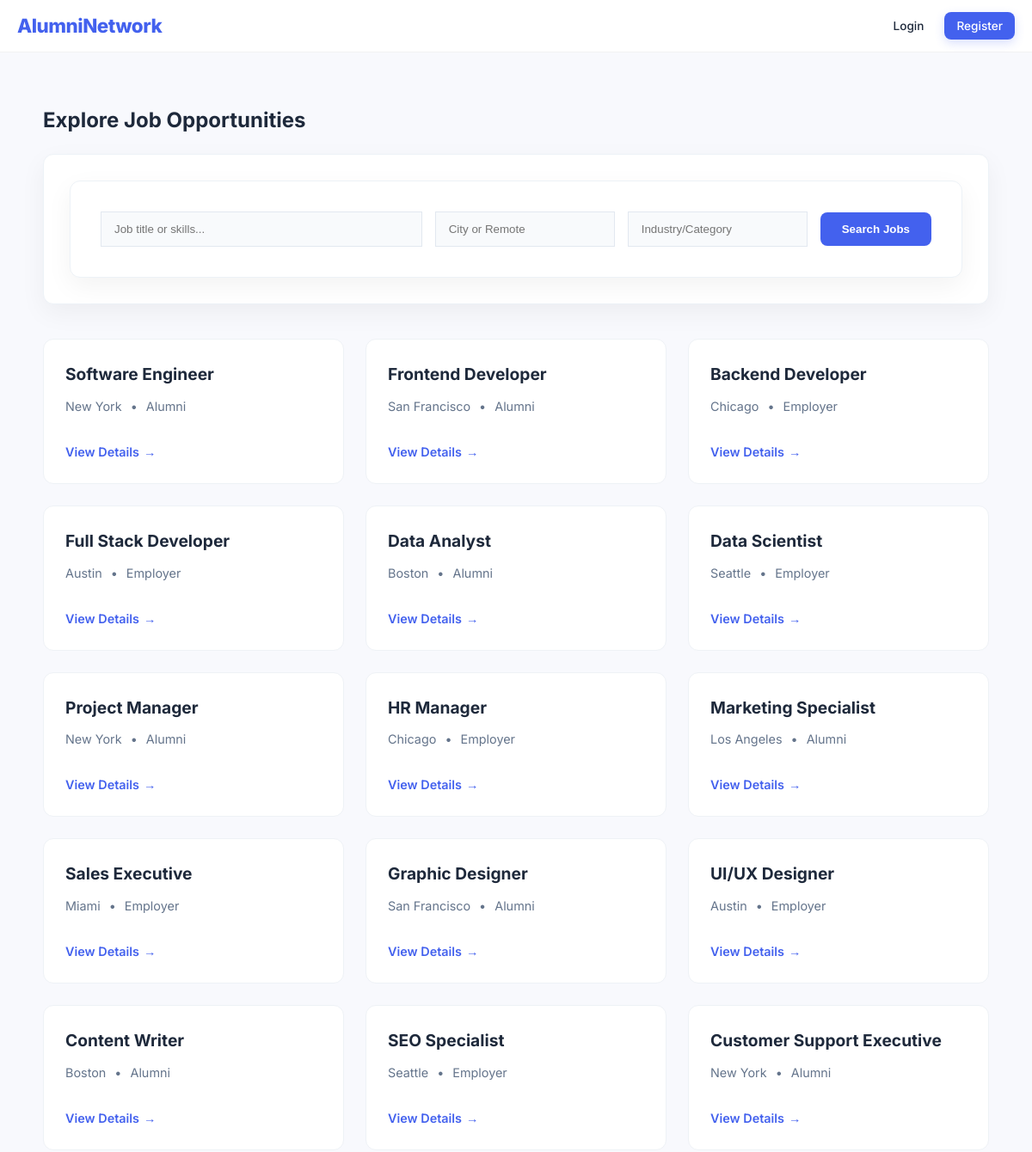
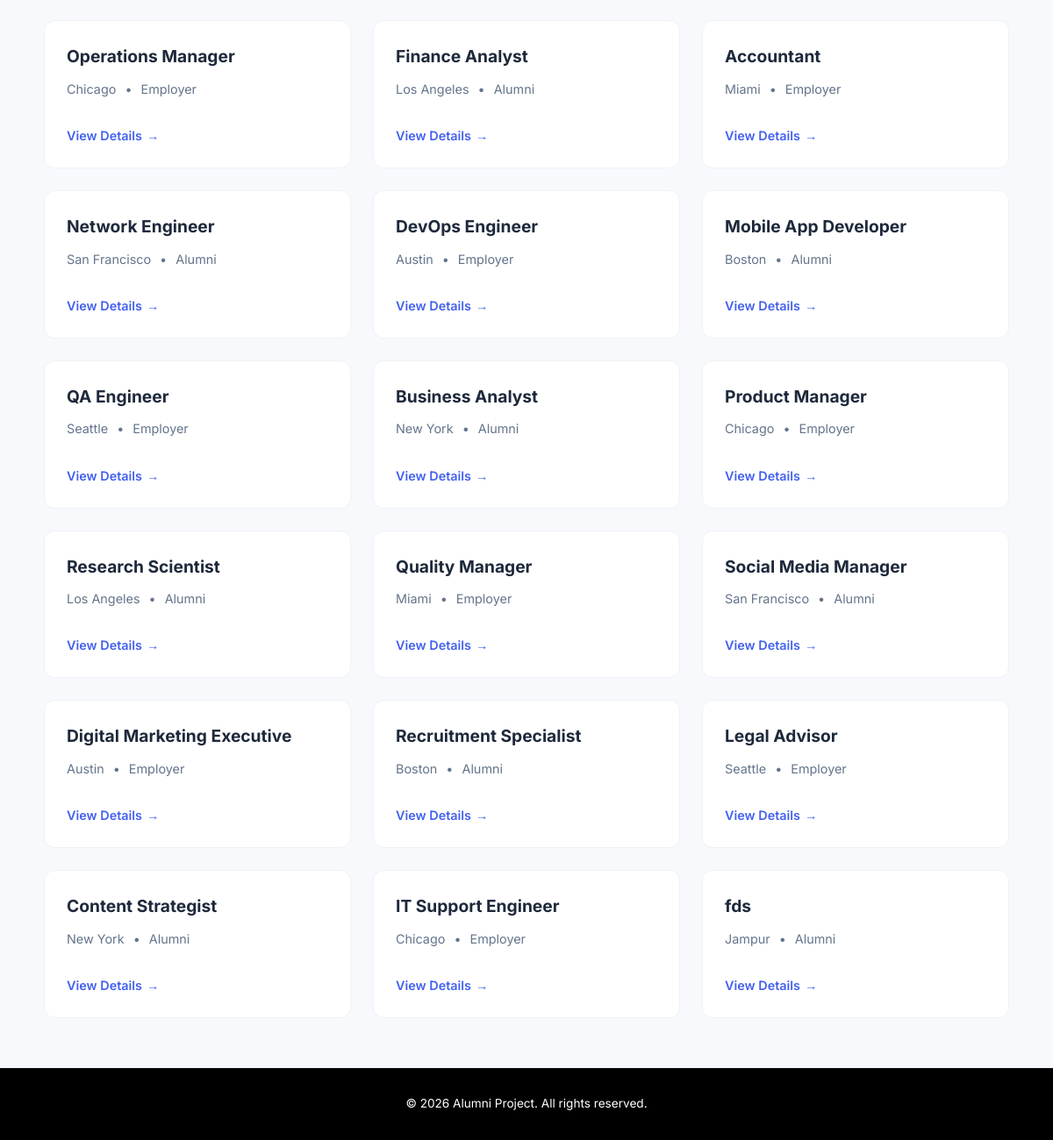
Screenshot of /jobs/ with the database file from the repository (2 pictures, top to bottom).
### myapp/models.py (models this page shows, shortened)
class Job(models.Model):
    STATUS_CHOICES = (
        ('pending', 'Pending'),
        ('approved', 'Approved'),
        ('rejected', 'Rejected'),
    )
    employer = models.ForeignKey(
        UserRegister,
        on_delete=models.CASCADE,
        limit_choices_to={'role__in': ['employer', 'alumni']},
        related_name='jobs'
    )
    title = models.CharField(max_length=255)
    description = models.TextField()
    location = models.CharField(max_length=255)
    salary_min = models.DecimalField(max_digits=10, decimal_places=2, blank=True, null=True)
    salary_max = models.DecimalField(max_digits=10, decimal_places=2, blank=True, null=True)
    category = models.CharField(max_length=255)
    skills_required = models.TextField(help_text="Comma separated skills")
    status = models.CharField(max_length=20, choices=STATUS_CHOICES, default='approved')
    created_at = models.DateTimeField(auto_now_add=True)

class UserRegister(models.Model):
    id = models.AutoField(primary_key=True)
    full_name = models.CharField(max_length=255)
    username = models.CharField(max_length=150, unique=True)
    email = models.EmailField(unique=True)
    password = models.CharField(max_length=128)
    GENDER_CHOICES = [
        ('male', 'Male'),
        ('female', 'Female'),
        ('other', 'Other'),
    ]
    gender = models.CharField(max_length=6, choices=GENDER_CHOICES)
    age = models.PositiveIntegerField()
    ROLE_CHOICES = [
        ('alumni', 'Alumni'),
        ('student', 'Student'),
        ('employer', 'Employer'),
    ]
    role = models.CharField(max_length=20, choices=ROLE_CHOICES)
    STATUS_CHOICES = [
        ('pending', 'Pending'),
        ('approved', 'Approved'),
        ('rejected', 'Rejected'),
    ]
    status = models.CharField(
        max_length=10,
        choices=STATUS_CHOICES,
        default='pending'
    )
    phone = models.CharField(max_length=20, blank=True, null=True)
    city = models.CharField(max_length=100, blank=True, null=True)
    country = models.CharField(max_length=100, blank=True, null=True)
    education = models.CharField(max_length=255, blank=True)
    skills = models.TextField(blank=True)
    experience = models.TextField(blank=True)
    contact_number = models.CharField(max_length=15, blank=True)
    resume = models.FileField(upload_to='resumes/', null=True, blank=True)
    is_public = models.BooleanField(default=True)
    date_joined = models.DateTimeField(auto_now_add=True)
    is_active = models.BooleanField(default=True)

### myapp/views.py (the view, shortened to what this page needs)
# urls.py: path('jobs/', views.job_list, name='job_list'),
def job_list(request):
    query = request.GET.get('q', '')
    location = request.GET.get('location', '')
    category = request.GET.get('category', '')
    jobs = Job.objects.filter(status='approved')
    if query:
        jobs = jobs.filter(
            Q(title__icontains=query) |
            Q(description__icontains=query) |
            Q(skills_required__icontains=query)
        )
    if location:
        jobs = jobs.filter(location__icontains=location)
    if category:
        jobs = jobs.filter(category__icontains=category)
    username = request.session.get('username')
    return render(request, 'job_list.html', {
        'jobs': jobs,
        'query': query,
        'location': location,
        'category': category
    })

### templates/job_list.html (shortened to what this page needs)
{% extends "base.html" %}
{% block content %}
<div class="page-header">
    <h2>Explore Job Opportunities</h2>
</div>
<div class="search-section">
    <form method="get" class="search-form">
        <input type="text" name="q" placeholder="Job title or skills..." value="{{ query }}">
        <input type="text" name="location" placeholder="City or Remote" value="{{ location }}">
        <input type="text" name="category" placeholder="Industry/Category" value="{{ category }}">
        <button type="submit" class="btn-search">Search Jobs</button>
    </form>
</div>
<ul class="job-grid">
    {% for job in jobs %}
        <li class="job-card">
            <div>
                <h3>{{ job.title }}</h3>
                <div class="job-meta">
                    <span> {{ job.location }}</span>
                    <span>•</span>
                    <span> {{ job.employer.username|default:"Alumni Partner" }}</span>
                </div>
            </div>
            <a href="{% url 'job_detail' job.id %}" class="view-btn">
                View Details <span>&rarr;</span>
            </a>
        </li>
    {% empty %}
        <div class="empty-results">
            <p style="font-size: 1.2rem;">No jobs found matching your criteria.</p>
            <a href="{% url 'job_list' %}" style="color: var(--primary-color);">Clear filters and try again</a>
        </div>
    {% endfor %}
</ul>
{% endblock %}

### templates/base.html (shortened to what this page needs)
{% load static %}
<!DOCTYPE html>
<html lang="en">
<head>
</head>
<body>
<header>
    <div class="nav-container">
        <a href="/" class="logo">Alumni<span>Network</span></a>
        <nav>
            <ul>
                {% if request.session.username %}
                    {% if request.session.role == 'alumni' %}
                        <li><a href="{% url 'alumni_dashboard' %}">Dashboard</a></li>
                        <li><a href="{% url 'job_list' %}">Search Jobs</a></li>
                        <li><a href="{% url 'my_applications' %}">My Applied Jobs</a></li>
                        <li><a href="{% url 'my_bookmarks' %}">Bookmarks</a></li>
                    {% elif request.session.role == 'student' %}
                        <li><a href="{% url 'student_dashboard' %}">Dashboard</a></li>
                        <li><a href="{% url 'job_list' %}">Search Jobs</a></li>
                        <li><a href="{% url 'my_applications' %}">My Applied Jobs</a></li>
                        <li><a href="{% url 'my_bookmarks' %}">Bookmarks</a></li>
                    {% elif request.session.role == 'employer' %}
                        <li><a href="{% url 'employer_dashboard' %}">Dashboard</a></li>
                    {% endif %}
                    {% if request.session.role == 'alumni' or request.session.role == 'employer' %}
                        <li><a href="{% url 'create_job' %}">Post Job</a></li>
                        <li><a href="{% url 'my_jobs' %}">My Jobs</a></li>
                        <li><a href="{% url 'my_job_applications' %}">Job Applications</a></li>
                    {% endif %}
                    <li><a href="{% url 'update_profile' %}">Profile</a></li>
                    <li>
                        <a href="{% url 'logout' %}" style="color: var(--danger)">Logout</a>
                    </li>
                {% else %}
                    <li><a href="{% url 'login' %}">Login</a></li>
                    <li>
                        <a href="{% url 'register' %}" class="nav-register">Register</a>
                    </li>
                {% endif %}
            </ul>
        </nav>
    </div>
</header>
<main>
    {% block content %}{% endblock %}
</main>
<footer>
    &copy; 2026 Alumni Project. All rights reserved.
</footer>
</body>
</html>

### templates/base.html (style rules this page uses)
:root { --primary-color: #4361ee; --secondary-color: #3f37c9; --bg-color: #f8f9fd; --card-bg: #ffffff; --text-dark: #1e293b; --text-light: #64748b; --success: #10b981; --danger: #ef4444; --shadow: 0 10px 30px rgba(0, 0, 0, 0.05); --radius: 12px; }
body { font-family: 'Inter', sans-serif; margin: 0; padding: 0; background-color: var(--bg-color); color: var(--text-dark); line-height: 1.6; display: flex; flex-direction: column; min-height: 100vh; }
header { background-color: rgba(255, 255, 255, 0.9); backdrop-filter: blur(12px); border-bottom: 1px solid rgba(0,0,0,0.05); position: sticky; top: 0; z-index: 1000; padding: 0.75rem 0; }
.nav-container { max-width: 1200px; margin: 0 auto; padding: 0 20px; display: flex; justify-content: space-between; align-items: center; }
.logo { font-weight: 800; font-size: 1.4rem; color: var(--primary-color); text-decoration: none; letter-spacing: -0.5px; }
nav ul { list-style: none; margin: 0; padding: 0; display: flex; align-items: center; gap: 10px; flex-wrap: wrap; }
nav ul li a { color: var(--text-dark); text-decoration: none; font-weight: 500; font-size: 0.85rem; padding: 8px 14px; border-radius: 8px; transition: 0.2s all ease; }
.nav-register { background: var(--primary-color) !important; color: white !important; box-shadow: 0 4px 12px rgba(67, 97, 238, 0.2); }
main { padding: 40px 20px; max-width: 1100px; margin: 0 auto; width: 100%; flex-grow: 1; }
form, .dashboard-card { background: var(--card-bg); padding: 35px; border-radius: var(--radius); box-shadow: var(--shadow); border: 1px solid #edf2f7; }
footer { text-align: center; padding: 30px; background-color: black; color: white; font-size: 0.85rem; border-top: 1px solid #eef2f6; }

### templates/job_list.html (style rules this page uses)
.search-section { background: var(--card-bg); padding: 30px; border-radius: var(--radius); box-shadow: var(--shadow); margin-bottom: 40px; border: 1px solid #edf2f7; }
.search-form { display: grid; grid-template-columns: 2fr 1fr 1fr auto; gap: 15px; align-items: center; }
.search-form input { margin-bottom: 0 !important; padding: 12px 15px !important; border: 1px solid #e2e8f0 !important; background: #f8fafc !important; }
.btn-search { background: var(--primary-color); color: white; padding: 12px 25px; border-radius: 8px; border: none; font-weight: 600; cursor: pointer; transition: 0.3s; }
.job-grid { display: grid; grid-template-columns: repeat(auto-fill, minmax(320px, 1fr)); gap: 25px; padding: 0; list-style: none; }
.job-card { background: var(--card-bg); border-radius: var(--radius); padding: 25px; border: 1px solid #eef2f6; transition: all 0.3s ease; position: relative; display: flex; flex-direction: column; justify-content: space-between; }
.job-card h3 { margin: 0 0 10px 0; font-size: 1.2rem; color: var(--text-dark); }
.job-meta { color: var(--text-light); font-size: 0.9rem; margin-bottom: 15px; display: flex; align-items: center; gap: 10px; }
.view-btn { text-decoration: none; color: var(--primary-color); font-weight: 600; font-size: 0.9rem; display: inline-flex; align-items: center; gap: 5px; margin-top: 15px; }

### rows the page displays
Job: title "Software Engineer", location "New York", employer.username "Alumni"
Job: title "Frontend Developer", location "San Francisco", employer.username "Alumni"
Job: title "Backend Developer", location "Chicago", employer.username "Employer"
Job: title "Full Stack Developer", location "Austin", employer.username "Employer"
Job: title "Data Analyst", location "Boston", employer.username "Alumni"
Job: title "Data Scientist", location "Seattle", employer.username "Employer"
Job: title "Project Manager", location "New York", employer.username "Alumni"
Job: title "HR Manager", location "Chicago", employer.username "Employer"
Job: title "Marketing Specialist", location "Los Angeles", employer.username "Alumni"
Job: title "Sales Executive", location "Miami", employer.username "Employer"
Job: title "Graphic Designer", location "San Francisco", employer.username "Alumni"
Job: title "UI/UX Designer", location "Austin", employer.username "Employer"
Job: title "Content Writer", location "Boston", employer.username "Alumni"
Job: title "SEO Specialist", location "Seattle", employer.username "Employer"
Job: title "Customer Support Executive", location "New York", employer.username "Alumni"
Job: title "Operations Manager", location "Chicago", employer.username "Employer"
Job: title "Finance Analyst", location "Los Angeles", employer.username "Alumni"
Job: title "Accountant", location "Miami", employer.username "Employer"
Job: title "Network Engineer", location "San Francisco", employer.username "Alumni"
Job: title "DevOps Engineer", location "Austin", employer.username "Employer"
Job: title "Mobile App Developer", location "Boston", employer.username "Alumni"
Job: title "QA Engineer", location "Seattle", employer.username "Employer"
Job: title "Business Analyst", location "New York", employer.username "Alumni"
Job: title "Product Manager", location "Chicago", employer.username "Employer"
Job: title "Research Scientist", location "Los Angeles", employer.username "Alumni"
Job: title "Quality Manager", location "Miami", employer.username "Employer"
Job: title "Social Media Manager", location "San Francisco", employer.username "Alumni"
Job: title "Digital Marketing Executive", location "Austin", employer.username "Employer"
Job: title "Recruitment Specialist", location "Boston", employer.username "Alumni"
Job: title "Legal Advisor", location "Seattle", employer.username "Employer"
Job: title "Content Strategist", location "New York", employer.username "Alumni"
Job: title "IT Support Engineer", location "Chicago", employer.username "Employer"
Job: title "fds", location "Jampur", employer.username "Alumni"
